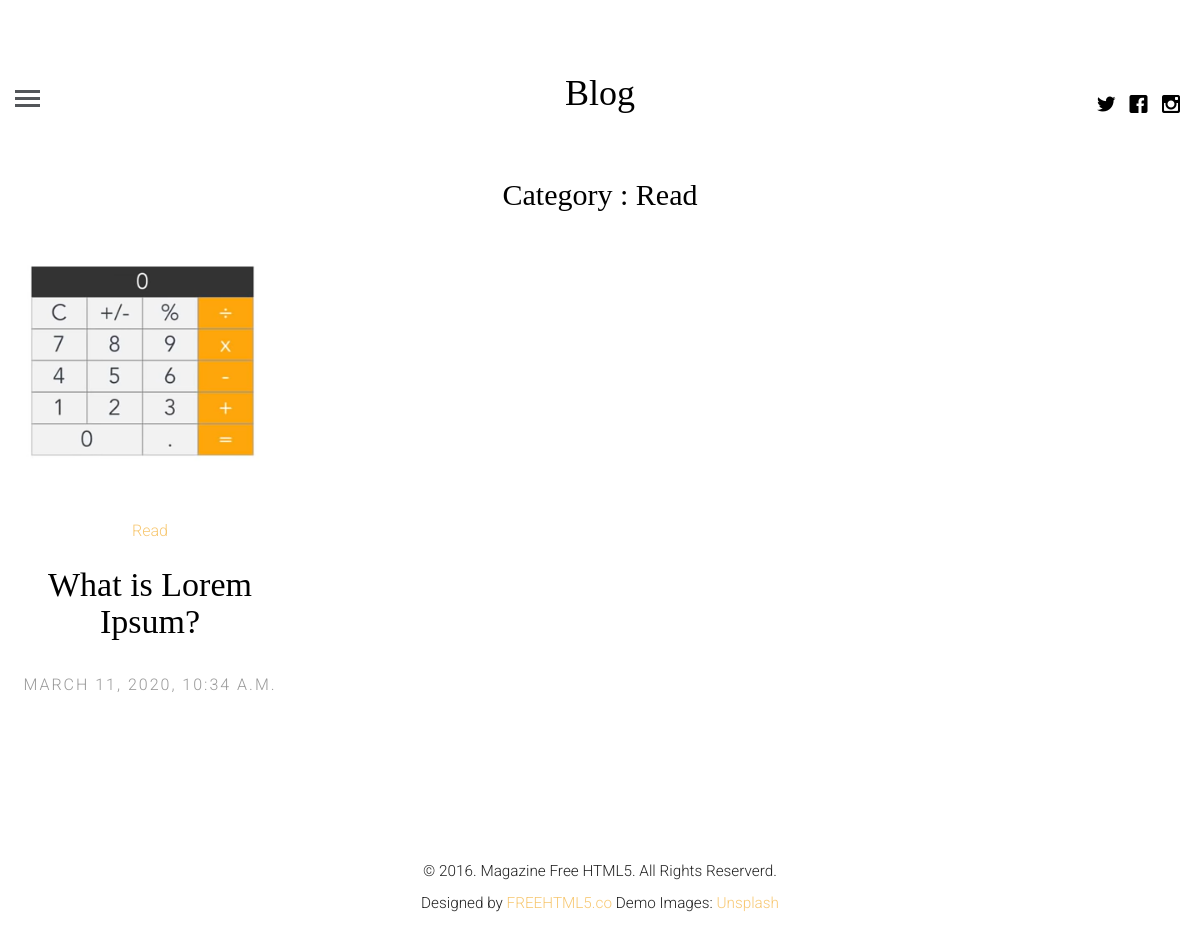
The app's page /topic/Read, older data.
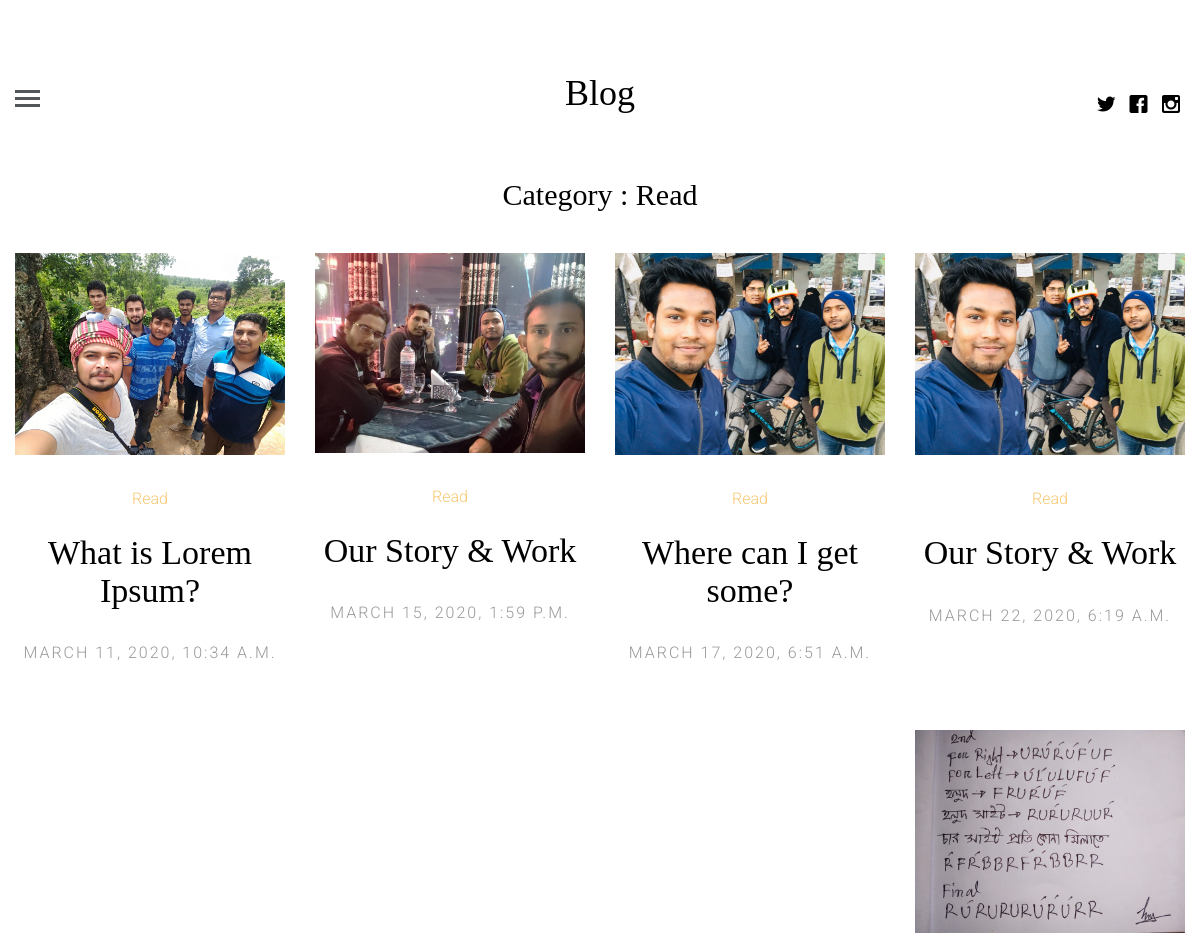
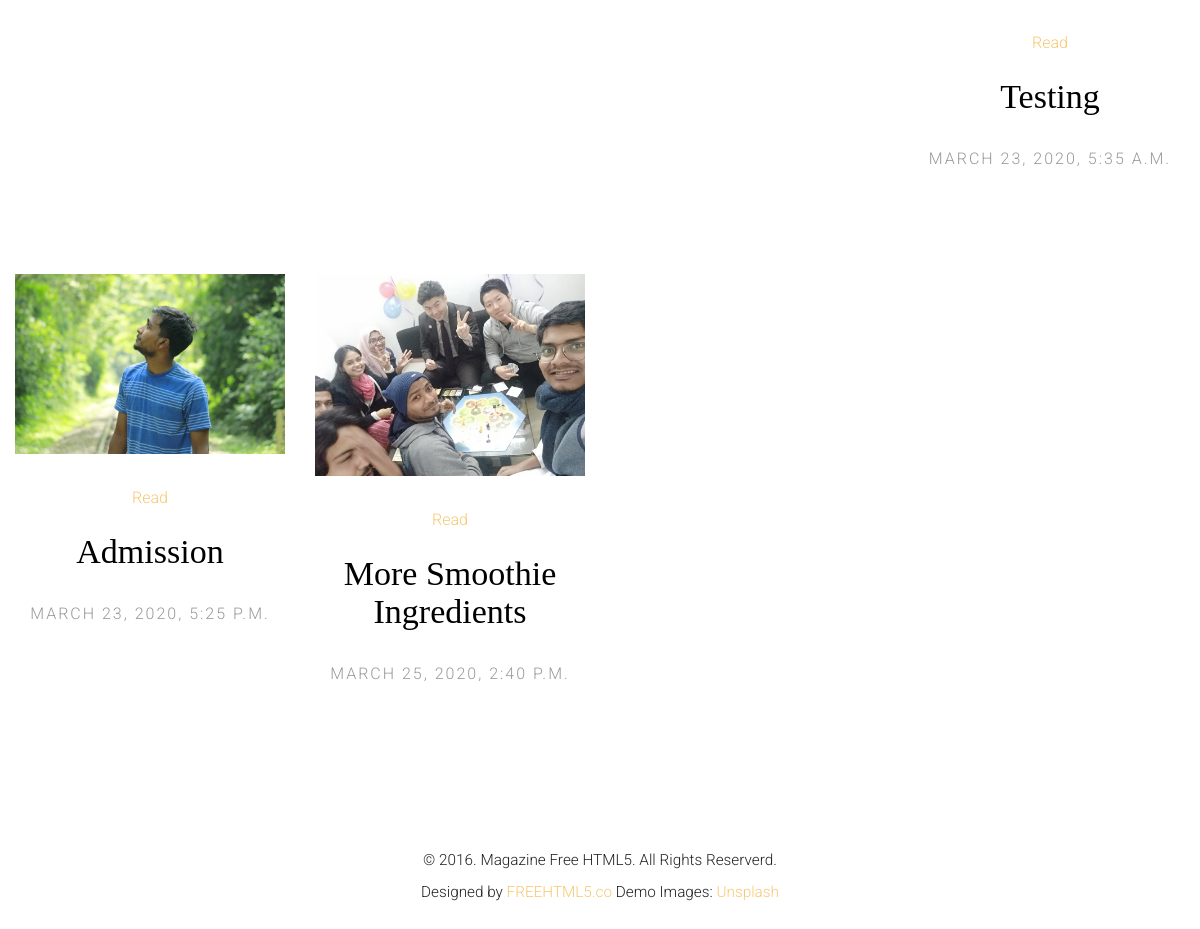
The same page, newer data (2 pictures, top to bottom).
### blogApp/models.py (models this page shows, shortened)
class Article(models.Model):
    article_author = models.ForeignKey(Author, on_delete=models.CASCADE)
    title = models.CharField(max_length=200)
    body = models.TextField()
    image = models.FileField()
    posted_on = models.DateTimeField(auto_now_add=True, auto_now=False)
    updated_on = models.DateTimeField(auto_now=True, auto_now_add=False)
    category = models.ForeignKey(Category, on_delete=models.CASCADE)

class Category(models.Model):
    name = models.CharField(max_length=100)

### blogApp/views.py (the view)
# urls.py: path('topic/<name>', views.getTopic, name="topic"),
def getTopic(request, name):
    cat = get_object_or_404(Category, name=name)
    post = Article.objects.filter(category=cat.id)
    return render(request, "category.html", {"post": post, "cat": cat})

### templates/category.html (shortened to what this page needs)
{% extends 'base.html' %}
{% load static %}
{% block content %}
    <h2 class="text-center">Category : {{ cat.name }}</h2><br>
    {% for p in post %}
        <article class="col-lg-3 col-md-3 col-sm-3 col-xs-6 col-xxs-12 animate-box">
        <figure>
            <a href="{% url 'single-post' id=p.id  %} "><img src="{{ p.image.url }}" alt="Image" class="img-responsive"></a>
        </figure>
        <span class="fh5co-meta"><a href="{% url 'topic' name=p.category.name %}">{{p.category.name}}</a></span>
        <h2 class="fh5co-article-title"><a href="{% url 'single-post' id=p.id %}">{{p.title}}</a></h2>
        <span class="fh5co-meta fh5co-date">{{p.posted_on}}</span>
    </article>
    {% endfor %}
{% endblock %}

Row changes from the older to the newer data that the page shows:
changed Article "What is Lorem Ipsum?": image: a different picture
added Article: image (picture), category.name "Read", title "Our Story & Work", posted_on "MARCH 15, 2020, 1:59 P.M."
added Article: image (picture), category.name "Read", title "Where can I get some?", posted_on "MARCH 17, 2020, 6:51 A.M."
added Article: image (picture), category.name "Read", title "Our Story & Work", posted_on "MARCH 22, 2020, 6:19 A.M."
added Article: image (picture), category.name "Read", title "Testing", posted_on "MARCH 23, 2020, 5:35 A.M."
added Article: image (picture), category.name "Read", title "Admission", posted_on "MARCH 23, 2020, 5:25 P.M."
added Article: image (picture), category.name "Read", title "More Smoothie Ingredients", posted_on "MARCH 25, 2020, 2:40 P.M."
